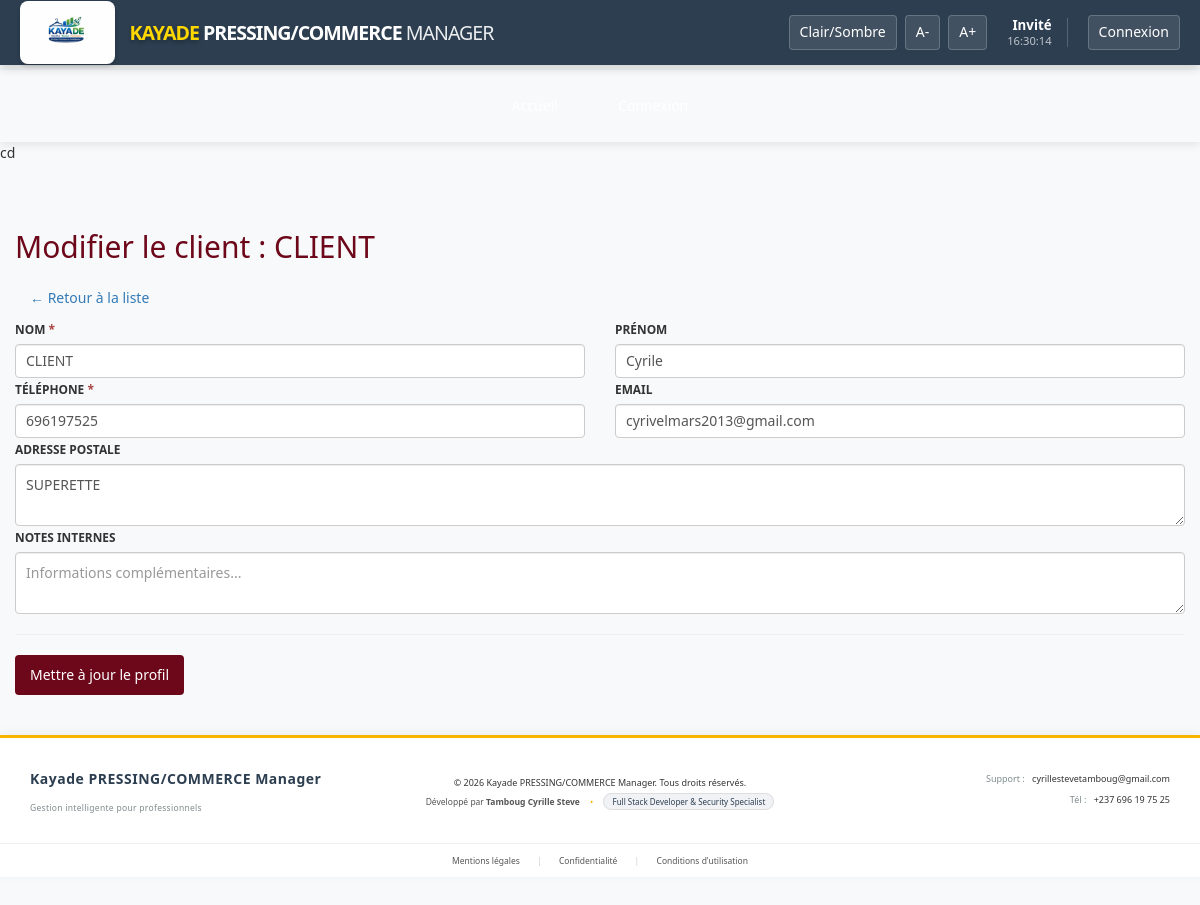
Page /pages/clients/modifier_client.php?id=1 on the earlier database version.
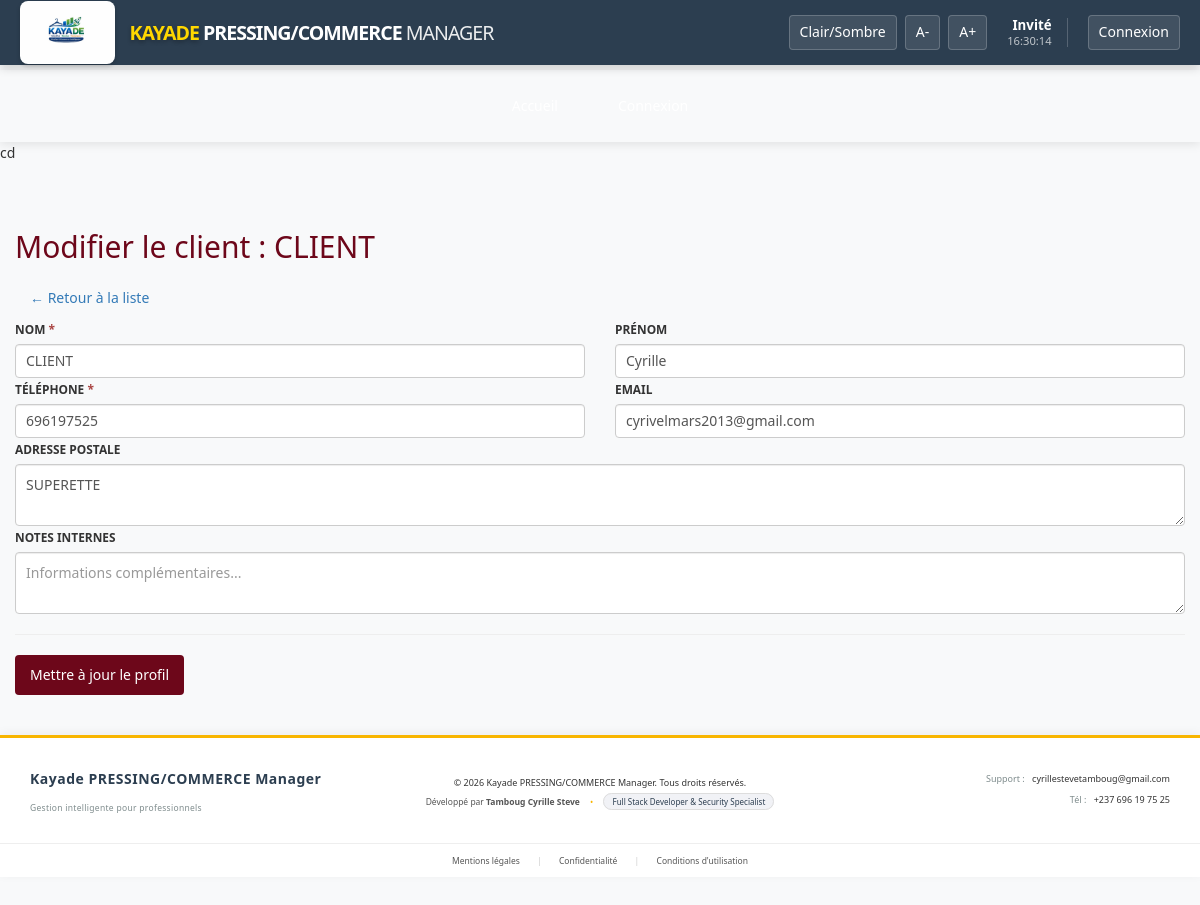
Same page on the later database version.
### tables this page shows
CREATE TABLE `clients` (
  `id_client` int(11) NOT NULL,
  `id_parrain` int(11) DEFAULT NULL,
  `nom_client` varchar(100) NOT NULL,
  `prenom_client` varchar(100) DEFAULT NULL,
  `telephone` varchar(20) NOT NULL,
  `email` varchar(100) DEFAULT NULL,
  `adresse` text DEFAULT NULL,
  `date_inscription` timestamp NOT NULL DEFAULT current_timestamp(),
  `points_fidelite` int(11) DEFAULT 0,
  `remise_speciale` decimal(5,2) DEFAULT 0.00,
  `notes` text DEFAULT NULL,
  `est_actif` tinyint(1) DEFAULT 1,
  `id_agence` int(11) DEFAULT NULL
);

### fonctions/gestion_clients.php (called while the page is built, shortened)
<?php
function trouverClientParId($pdo, $id_client) {
    try {
        $sql = "SELECT c.*, a.nom_agence
                FROM clients c
                LEFT JOIN agences a ON c.id_agence = a.id_agence
                WHERE c.id_client = :id";
        $stmt = $pdo->prepare($sql);
        $stmt->execute([':id' => $id_client]);
        return $stmt->fetch(PDO::FETCH_ASSOC);
    } catch (PDOException $e) {
        return false;
    }
}

### pages/clients/modifier_client.php (the view, shortened to what this page needs)
<?php
require_once '../../fonctions/database.php';
require_once '../../fonctions/gestion_clients.php';
$id_client = intval($_GET['id']);
try {
    $client = trouverClientParId($pdo, $id_client);
} catch (Exception $e) {
    $message = "Erreur : " . $e->getMessage();
    $message_type = 'danger';
}
include '../../templates/header.php';
include '../../templates/navigation.php';
?>
<div class="container-fluid mt-4">
    <div class="d-flex justify-content-between align-items-center mb-4">
        <h2 class="fw-bold">Modifier le client : <?= htmlspecialchars($client['nom_client'] ?? 'Inconnu') ?></h2>
        <a href="javascript:history.back()" class="btn btn-outline-secondary">
    &larr; Retour à la liste
</a>
    </div>
    <?php if ($client): ?>
        <div class="card shadow-sm border-0">
            <div class="card-body p-4">
                <form action="modifier_client.php?id=<?= $id_client; ?>" method="post">
                    <div class="row">
                        <div class="col-md-6 mb-3">
                            <label class="form-label fw-bold small text-uppercase">Nom <span class="text-danger">*</span></label>
                            <input type="text" class="form-control" name="nom_client" value="<?= htmlspecialchars($client['nom_client']) ?>" required>
                        </div>
                        <div class="col-md-6 mb-3">
                            <label class="form-label fw-bold small text-uppercase">Prénom</label>
                            <input type="text" class="form-control" name="prenom_client" value="<?= htmlspecialchars($client['prenom_client']) ?>">
                        </div>
                    </div>
                    <div class="row">
                        <div class="col-md-6 mb-3">
                            <label class="form-label fw-bold small text-uppercase">Téléphone <span class="text-danger">*</span></label>
                            <input type="tel" class="form-control" name="telephone" value="<?= htmlspecialchars($client['telephone']) ?>" required>
                        </div>
                        <div class="col-md-6 mb-3">
                            <label class="form-label fw-bold small text-uppercase">Email</label>
                            <input type="email" class="form-control" name="email" value="<?= htmlspecialchars($client['email']) ?>">
                        </div>
                    </div>
                    <div class="mb-3">
                        <label class="form-label fw-bold small text-uppercase">Adresse postale</label>
                        <textarea class="form-control" name="adresse" rows="2"><?= htmlspecialchars($client['adresse']) ?></textarea>
                    </div>
                    <div class="mb-3">
                        <label class="form-label fw-bold small text-uppercase">Notes internes</label>
                        <textarea class="form-control" name="notes" rows="2" placeholder="Informations complémentaires..."><?= htmlspecialchars($client['notes']) ?></textarea>
                    </div>
                    <hr>
                    <div class="d-grid gap-2 d-md-flex justify-content-md-end">
                        <button type="submit" class="btn btn-primary px-5 fw-bold">
                            Mettre à jour le profil
                        </button>
                    </div>
                </form>
            </div>
        </div>
    <?php endif; ?>
</div>
<?php include '../../templates/footer.php'; ?>

Differences in the rows shown:
changed clients "CLIENT": prenom_client "Cyrile" → "Cyrille"
